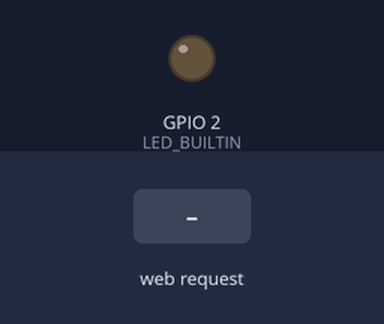
The sketch below on a simulated ESP8266 (NodeMCU). On the bench: output pins drawn as LEDs (lit = HIGH, except the on-board LED, lit = LOW). Inputs (shaded band) come from the test bench. WiFi joins after 1.5 s; servers stay silent unless stated; what the sketch prints to the serial monitor is not drawn.

Above: at 2.7 s.
2.8 s: HTTP request GET /Switch received
At 3.6 s:
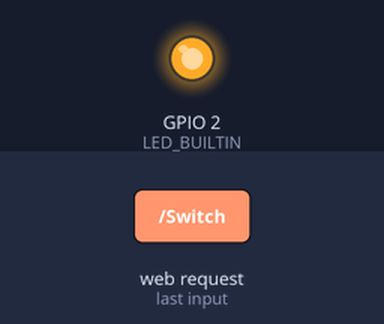
4.3 s: HTTP request GET / received
Timing chart, 0 to 7.3 s (numbered marks = the images above; inputs shaded):
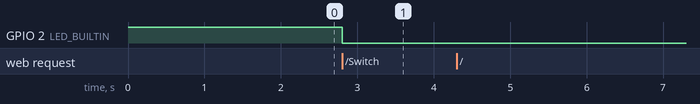

Measured:
- after the input at 2.8 s, GPIO 2 (LED_BUILTIN): HIGH → LOW at once
- after the input at 4.3 s, every drawn part: stays the same

The sketch:

wifi_stn.ino
```cpp
#include <ESP8266WiFi.h>
#include <ESP8266WebServer.h>

//网页
String myhtmlPage =
    String("") +
    "<html>" +
    "<head>" +
    "    <title>ESP8266 Web Server Test</title>" +
    "    <script defer=\"defer\">" +
    "        function ledSwitch() {" +
    "            var xmlhttp;" +
    "            if (window.XMLHttpRequest) {" +
    "                xmlhttp = new XMLHttpRequest();" +
    "            } else {" +
    "                xmlhttp = new ActiveXObject(\"Microsoft.XMLHTTP\");" +
    "            }" +
    "            xmlhttp.onreadystatechange = function () {" +
    "                if (xmlhttp.readyState == 4 && xmlhttp.status == 200) {" +
    "                    document.getElementById(\"txtState\").innerHTML = xmlhttp.responseText;" +
    "                }" +
    "            }," +
    "            xmlhttp.open(\"GET\", \"Switch\", true);" +
    "            xmlhttp.send(); " +
    "        }" +
    "    </script>" +
    "</head>" +
    "<body>" +
    "    <div id=\"txtState\">Unkwon</div>" +
    "    <input type=\"button\" value=\"Switch\" onclick=\"ledSwitch()\">" +
    "</body>" +
    "</html>";

bool isLedTurnOpen = false; // 记录LED状态

const char* ssid = "edt_5g";
const char* password = "edt2019..";

ESP8266WebServer server(80);

void handleRoot() {
  server.send(200, "text/html", myhtmlPage); //！！！注意返回网页需要用"text/html" ！！！
  Serial.println("用户访问了主页");
}

void handleSwitch() {
  if (isLedTurnOpen == false) {
    digitalWrite(LED_BUILTIN, LOW); // 点亮LED
    server.send(200, "text/plain", "LED has been turn on");
    Serial.println("用户开启了LED");
    isLedTurnOpen = true;
  }
  else {
    digitalWrite(LED_BUILTIN, HIGH); // 熄灭LED
    server.send(200, "text/plain", "LED has been turn off");
    Serial.println("用户关闭了LED");
    isLedTurnOpen = false;
  }
}

void handleNotFound() {
  server.send(404, "text/plain", "嘤嘤嘤！你访问的页面被外星人劫持了哦");
  Serial.println("用户访问了一个不存在的页面");
}
void setup(void) {
  //初始化LED
  pinMode(2, OUTPUT);
  digitalWrite(2, HIGH);

  //初始化串口
  Serial.begin(115200);
  Serial.println("");

  //初始化网络
  WiFi.mode(WIFI_STA);
  WiFi.begin(ssid, password);
  while (WiFi.status() != WL_CONNECTED) {
    delay(500);
    Serial.print(".");
  }
  Serial.println("");
  Serial.print("IP Address: ");
  Serial.println(WiFi.localIP());

  //初始化WebServer
  server.on("/", handleRoot);
  server.on("/Switch", handleSwitch);
  server.onNotFound(handleNotFound);
  server.begin();
  Serial.println("HTTP server started");
}

void loop(void) {
  //监听客户请求并处理
  server.handleClient();
}
```
